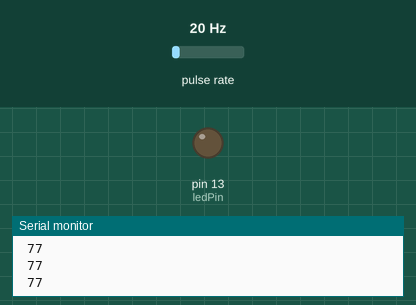
Recording of a program running on a simulated Arduino Uno, built with avr-gcc and run on an emulated ATmega328P. Shown: output pins drawn as LEDs (lit = HIGH), the last lines printed to the serial monitor. Wiring (inferred from the names in the program): pulse sensor: data pin 8. The inputs (shaded band) are chosen by the test bench; at power-on: pulse rate 20 Hz.

Above: at 1.2 s.
1.3 s: pulse rate (sensor on pin 8) set to 150 Hz
At 3.41 s:
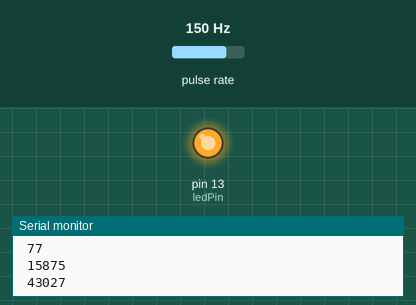
4.3 s: pulse rate (sensor on pin 8) set to 4 Hz
At 5.1 s:
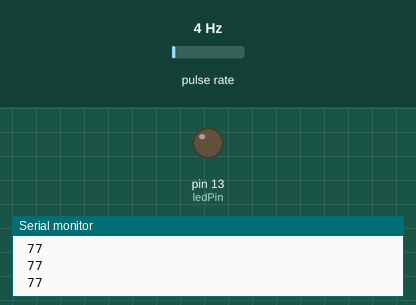
5.8 s: pulse rate (sensor on pin 8) set to 196 Hz
At 6.77 s:
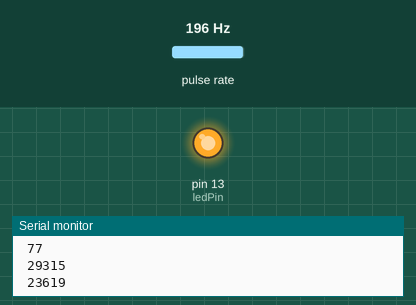
8.8 s: pulse rate (sensor on pin 8) set to 50 Hz
At 9.7 s:
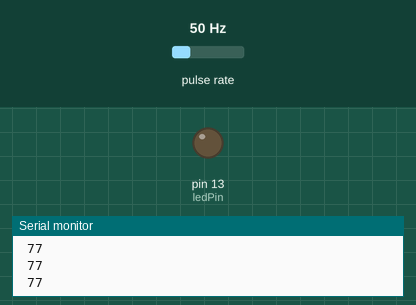
Timing chart, 0 to 11.3 s (numbered marks = the images above; inputs shaded):
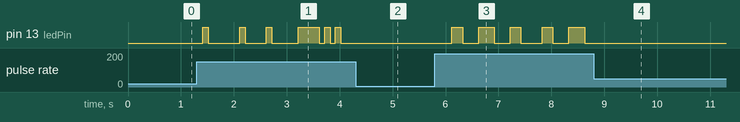

The program:

main.cpp
```cpp
/*
  Capacitive sensing using timer and timer interrupts.

  Hardware Requirements:
    - Arduino Uno
    - Resistor(s) 100k-10M ohm
    - Capacitive element (ig wire, foil, coins, fruits)
    - Very small capacitor 22pF-1nF (optional)

  Setup:
  Connect the resistor between the send and recieve pin.
  Connect a capacitive element to the recieve pin.
  Upload the sketch and open the serial port.

  How capacitive sensing work.
  When the send pin goes high, it takes time for the recieve pin to detect that
  change. That time is base on the resistance between the send and receieve pin
  and the capacitance of the recieve pin. As the resistance or capacitance
  increases, the long it takes for the the recieve pin to detect that change.
  By touching the capacitive element, you are introducing more capacitance
  because your body acts like a capacitor. Thus there will be a time difference
  between when you're not touching the capacitive element or 'sensor' and when
  you are.
*/

// Registers are defined in the toolchain folder.
// Specifically for the atmega328p you can find the defines here.
// .platformio\packages\toolchain-atmelavr\avr\include\avr\iom328p.h


#include <Arduino.h>

#define prt Serial.print
#define prtln Serial.println

// The WGM control bits are part of TCCR1A and TCCR1B registers
// These bits control the behavior of the timer.
// For now see datasheet for more description.
#define TIMER1_WGM_10 ((0<<WGM11)|(0<<WGM10))
#define TIMER1_WGM_32 ((0<<WGM13)|(0<<WGM12))

/*
  The Clock Select bits controls the source of the Clock as well as the
  precaler which will be the focus of this sketch. Setting Prescaler to 1
  with a max frequency of ~16Mhz or prescaler to 8 with a frequency of 2Mhz,
  seems work best.
  Prescaling | CS12 | CS11 | CS10
    clk/1    |   0  |   0  |  1
    clk/8    |   0  |   1  |  0
    clk/64   |   0  |   1  |  1
    clk/256  |   1  |   1  |  0
    clk/1024 |   1  |   0  |  1
*/
#define TIMER1_CS ((0<<CS12)|(0<<CS11)|(1<<CS10))

// The ICES1 controls if an event will be triggered on a rising edge (set 1) or
// falling edge (clear 0).
// The ICNC1 controls hardware filtering for the input capture pin.
#define TIMER1_IC ((1<<ICNC1)|(1<<ICES1))

// Variable to hold the capture timestamp
volatile long isr_capturedCount = 0;
// Not very necessary but it helps to prevent print the same
// reading multiple times
volatile bool readyToRead = false;

// The input capture pin is tied to pin 8 and must not be changed.
const int recievePin = 8;
// This pin could just be any other pin
const int sendPin = 3;

const int ledPin = 13;
const long threshold = 1200;


inline void disableInputCapture()
{
  TIMSK1 &= ~(1<<ICIE1);
}
inline void enableInputCapture()
{
  TIMSK1 |= (1<<ICIE1);
}

void setup() {
  // Disable interrups until we're setup and ready.
  noInterrupts();
  Serial.begin(9600);
  pinMode(ledPin, OUTPUT);
  digitalWrite(ledPin, LOW);

  TCCR1A = TIMER1_WGM_10;
  prt("TCCR1A: "); prtln(TCCR1A, BIN);
  TCCR1B = (TIMER1_IC|TIMER1_WGM_32|TIMER1_CS);
  prt("TCCR1B: "); prtln(TCCR1B, BIN);
  TIMSK1 = ((1<<ICIE1)|(1<<TOIE1));
  prt("TIMSK1: "); prtln(TIMSK1, BIN);

  delay(2000);
  // Enable interupts
  interrupts();
  prtln("Ready Player One");
}

void loop()
{
  if (readyToRead)
  {
    prt(" ");
    prtln(isr_capturedCount);
    readyToRead = false;
    if (isr_capturedCount > threshold)
    {
      digitalWrite(ledPin, HIGH);
    }
    else
    {
      digitalWrite(ledPin, LOW);
    }
  }
  delay(100);
}

// This ISR function is called whenever timer1 overflows occurs. This
// essentially become the timeout for capacitance sensing and reset the system.
ISR(TIMER1_OVF_vect)
{
  // Prep the recieve pin and
  pinMode(recievePin, INPUT);
  digitalWrite(sendPin, HIGH);
  // prt("R");

  // Renable input capture to get the next reading.
  enableInputCapture();
}

// This ISR function is called whenever the input capture pin transision from
// LOW to HIGH, as long as the interrupt is enabled.
ISR(TIMER1_CAPT_vect)
{
  // Disable he capture pin so we don't overwrite the first captured timestamp
  // before the counter resets
  disableInputCapture();

  //Read count
  isr_capturedCount = ICR1;
  // prt("C");
  readyToRead = true;

  // Discharge capacitor
  digitalWrite(sendPin, LOW);
  pinMode(recievePin, OUTPUT);
  digitalWrite(recievePin, LOW);
}
```

Measured:
- after the input at 1.3 s, pin 13 (ledPin): LOW → HIGH after 0.11 s, → LOW 0.10 s later, → HIGH 0.60 s later, → LOW 0.10 s later, … (12 changes in this stretch)
- after the input at 4.3 s, pin 13 (ledPin): stops changing and stays LOW
- after the input at 5.8 s, pin 13 (ledPin): LOW → HIGH after 0.32 s, → LOW 0.20 s later, → HIGH 0.30 s later, → LOW 0.30 s later, … (10 changes in this stretch)
- after the input at 8.8 s, pin 13 (ledPin): stops changing and stays LOW
